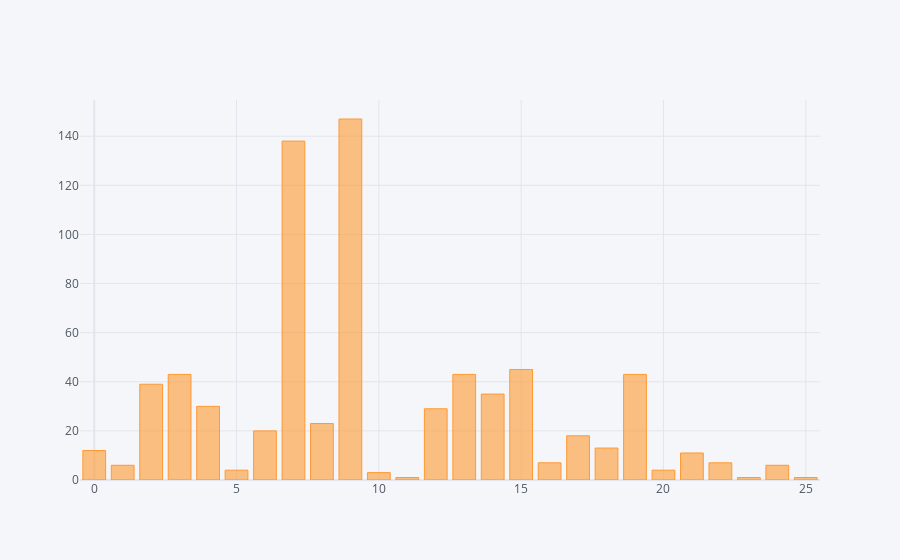

Write notebook code for a chart like this one.
### Code cell
df['Total cases'].iplot(kind='bar')

### Figure 1 — Plotly figure (JSON) as saved in the notebook; plotly's stock layout.template omitted (floating-point values rounded to 4 significant figures)
{"data": [{"marker": {"color": "rgba(255, 153, 51, 0.6)", "line": {"color": "rgba(255, 153, 51, 1.0)", "width": 1}}, "name": "Total cases", "orientation": "v", "text": "", "type": "bar", "x": [0, 1, 2, 3, 4, 5, 6, 7, 8, 9, 10, 11, 12, 13, 14, 15, 16, 17, 18, 19, 20, 21, 22, 23, 24, 25], "y": [12, 6, 39, 43, 30, 4, 20, 138, 23, 147, 3, 1, 29, 43, 35, 45, 7, 18, 13, 43, 4, 11, 7, 1, 6, 1]}], "layout": {"legend": {"bgcolor": "#F5F6F9", "font": {"color": "#4D5663"}}, "paper_bgcolor": "#F5F6F9", "plot_bgcolor": "#F5F6F9", "title": {"font": {"color": "#4D5663"}}, "xaxis": {"gridcolor": "#E1E5ED", "showgrid": true, "tickfont": {"color": "#4D5663"}, "title": {"font": {"color": "#4D5663"}, "text": ""}, "zerolinecolor": "#E1E5ED"}, "yaxis": {"gridcolor": "#E1E5ED", "showgrid": true, "tickfont": {"color": "#4D5663"}, "title": {"font": {"color": "#4D5663"}, "text": ""}, "zerolinecolor": "#E1E5ED"}}}
